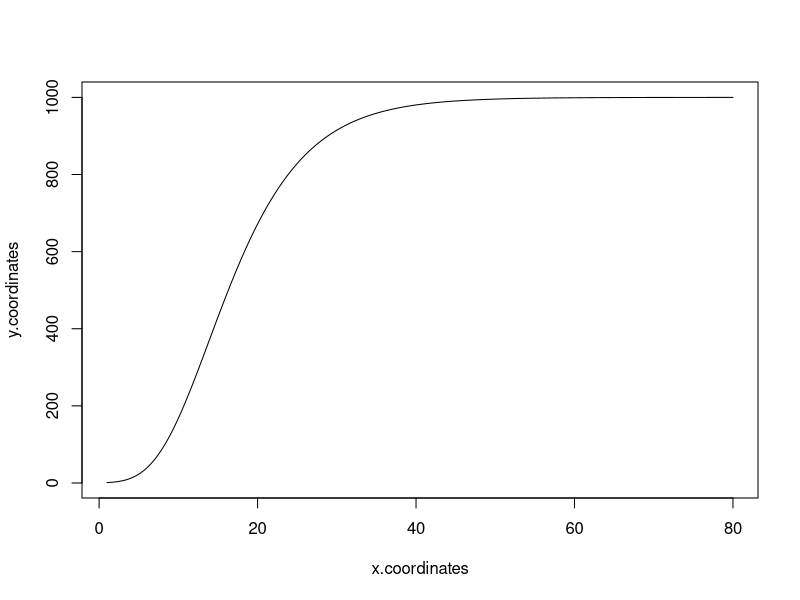

Write the R code that produced this figure.
#LESSON 2:
  
#1: Write loop that prints 20-->10

for(i in 20:10){
  print(i)
}



#2: Write loop that prints 20-->10, evens only

for (i in 20:10){
  if (i %% 2 == 0){print(i)}
}



#3: Write a function that calculates whether a number is prime

prime <- function(n){
  if (n < 0){
    stop("Number must be greater than zero!")
  }
  if (n == 1 | n == 2){
    return(TRUE)
  } else {
    for (i in (n-1):2){
      if (n %% i == 0){
        return(FALSE)
      }
    }
    for (i in (n-1):2){
      if (n %% i != 0){
        return(TRUE)
      }
    }
  }
}



#4: Write loop printing out numbers 1:20, print "Good: NUMBER" if divisible by 5, "Job: NUMBER" if prime, nothing otherwise

for(i in 1:20){
  if(i %% 5 == 0){
    cat("Good:", i, "\n")
  }
  if(prime(i) == TRUE)
    cat("Job:", i, "\n")
}




#5: Gompertz curve is y(t) = a*e^(-b*e^(-c*t)); create function calculating y (pop size) given any parameters
# exp(x) = e^x in R

Gompertz.population <- function(t, a, b, c){
  y = a*exp(-b*exp(-c*t))
  return(y)
}




#6: Function to plot Gompertz curve over time

Gompertz.plot <- function(ti, tf, a, b, c){
  x.coordinates = seq(from = ti, to = tf, by = 0.1)
  y.coordinates = a*exp(-b*exp(-c*x.coordinates))
  plot(x.coordinates, y.coordinates, type = "l")
}

#Test:
Gompertz.plot(1, 80, 1000, 8, 0.15)



#7 Plot line as red if y>a, plot line as blue if y>b
#MAL'S SUGGESTION: USE VECTOR FOR COLOR, SO INSTEAD OF CALLING A SINGLE COLOR, YOU'RE CALLING A VECTOR THAT ASSIGNS A COLOR TO EACH POINT




